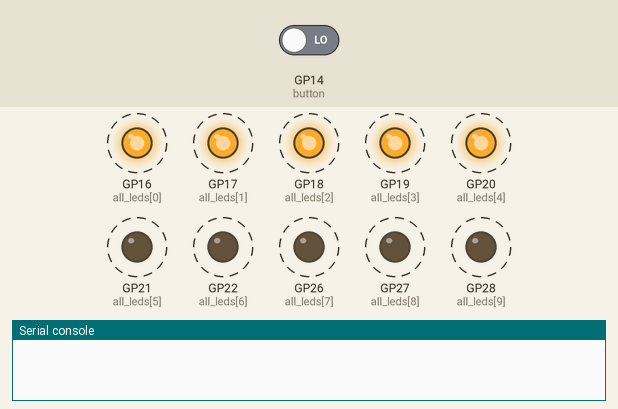
Recording of a program running on a simulated Raspberry Pi Pico running MicroPython. On the bench: output pins drawn as LEDs (lit = HIGH), the last lines printed to the serial console. Dashed ring = blinking. The inputs (shaded band) are chosen by the test bench; at power-on: GP14 (button) LOW. Threads take turns every 2 ms.

Above: at 4.7 s.
4.8 s: GP14 (button) driven HIGH
At 5.4 s:
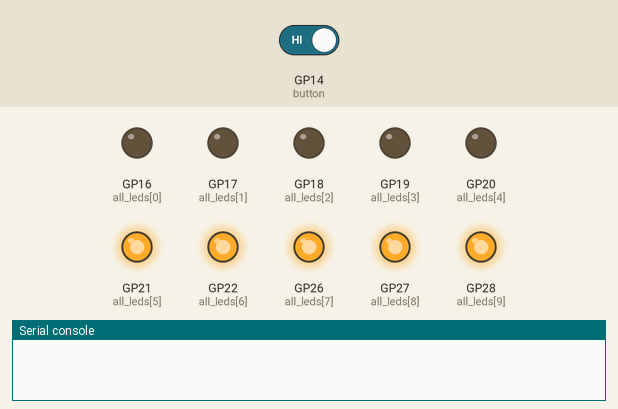
At 17.06 s:
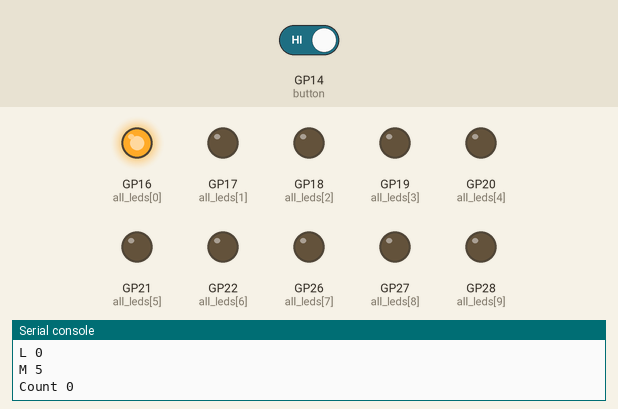
Timing chart, 0 to 27.4 s (numbered marks = the images above; inputs shaded):
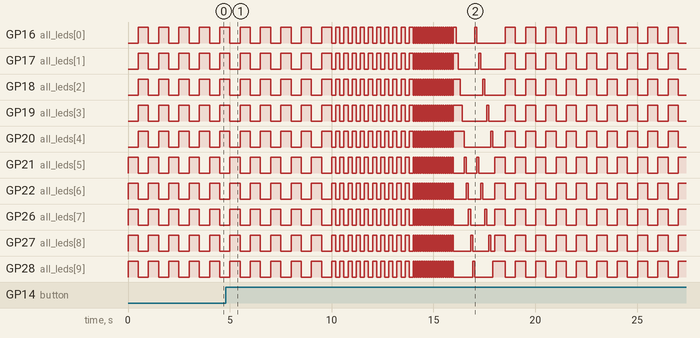

The program:

LED_controller.py
```python
import machine
import utime
import _thread

# Button and LED pins
button = machine.Pin(14, machine.Pin.IN, machine.Pin.PULL_DOWN)
all_leds = [machine.Pin(pin, machine.Pin.OUT) for pin in [16, 17, 18, 19, 20, 21, 22, 26, 27, 28]]
yel_leds = [machine.Pin(pin, machine.Pin.OUT) for pin in [16, 17, 18, 19, 20]]
red_leds = [machine.Pin(pin, machine.Pin.OUT) for pin in [21, 22, 26, 27, 28]]


# Global button state
button_pressed = False

# Button reader thread
def button_reader_thread():
    global button_pressed
    while True:
        if button.value() == 1:
            button_pressed = True
        utime.sleep(0.01)

_thread.start_new_thread(button_reader_thread, ())

def led_on(leds):
    for led in leds:
        led.value(1)

def led_off(leds):
    for led in leds:
        led.value(0)

# All leds of to start
led_off(all_leds)

# Main loop
i = 1
while True:
    if button_pressed:
        i += 1
        if i > 3:
            i = 1
        button_pressed = False

    if i < 3:
        for j in range (10):
            led_on(red_leds)
            led_off(yel_leds)
            utime.sleep(0.2 if i == 2 else 0.5)

            led_off(red_leds)
            led_on(yel_leds)
            utime.sleep(0.2 if i == 2 else 0.5)

    if i == 2:
        for k in range (20):
            led_on(red_leds)
            led_off(yel_leds)
            utime.sleep(0.05)

            led_off(red_leds)
            led_on(yel_leds)
            utime.sleep(0.05)

    if i == 3:
        for led in all_leds:
            led.value(1)
            utime.sleep(0.1)
            led.value(0)

        l = 0
        m = 5
        count = 0
        while count < 5:
            print(f"L {l}")
            print(f"M {m}")
            print(f"Count {count}")
            all_leds[l].value(1)
            utime.sleep(0.1)
            all_leds[l].value(0)
            l += 1
            all_leds[m].value(1)
            utime.sleep(0.1)
            all_leds[m].value(0)
            m += 1
            count += 1

        l = 0
        m = 5
        count = 0

            
```
